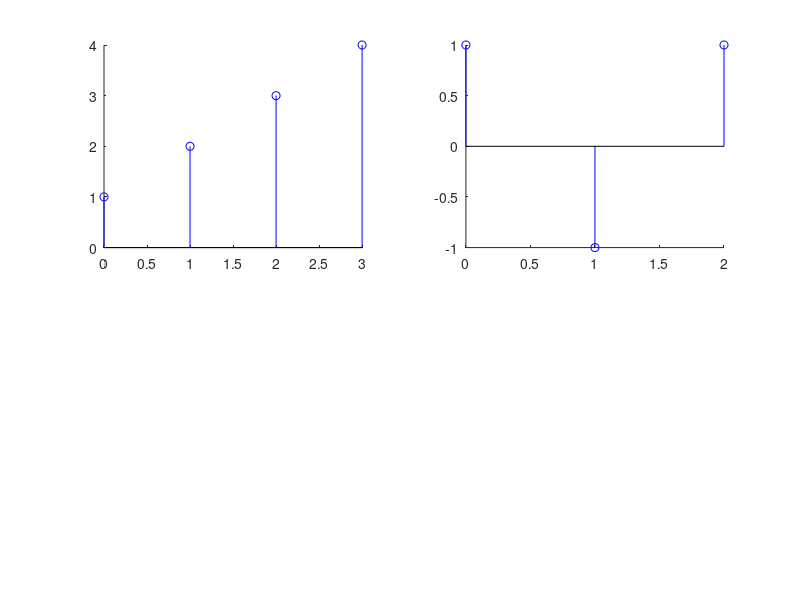

Reproduce this figure in MATLAB.
% Rachel Donati ECE 2312 Assignment 1

%function [] = assignment_1()
function assignment_1
% 
% n = 1:1:4;
% x = -2*n;
% stem(n, x, 'g')
% xlabel('Samples')
% ylabel('Sequence')
% box('off');
% title('Discrete Stem Plot')
% axis([-2 8 -10 2])

% close all;
% figure
% set(gcf, 'Position', [320 30 600 600])
% 
% x = [2 4 6 3];
% n0 = 2;
% % x(n0);
% % x(n0+2);
% % x(4);
% 
% length(x);
% time = (1:length(x))-n0;
% 
% stem(time, x, 'b') 
% xlabel('Index of n') 
% ylabel('Sequence of x[n]')
% box('off');
% 
% x = zeros(1, 20);
% x(10) = 1;
% n0 = 10;
% 
% time = (1:length(x))-n0;
% clf
% stem(time, x, 'b') 
% xlabel('Index of n') 
% ylabel('Sequence of x[n]')
% box('off');
% 
% t = 0:0.01:10;
% s = 5*sin(2*pi*2*t);
% n0 = 1;
% time = (1:length(s))-n0;
% clf
% stem(time,s, 'b') 
% xlabel('Index of n') 
% ylabel('Sequence of x[n]')
% box('off');
% %fprintf('Periodic function and the Period is 50')
% 
% t = 0:0.01:1;
% x2 = 5*exp(1j*2*pi*2*t);
% time = 1:length(x2);
% clf
% subplot(2,1,1)
% stem(time,real(x2), 'b') 
% xlabel('Index n Samples 0 - 100') 
% ylabel('Sequence of x[n]')
% box('off');
% title('Real')
% axis([0 100 -5 5]);
% 
% subplot(2,1,2)
% stem(time,imag(x2), 'b') 
% xlabel('Index n Samples 0 - 100') 
% ylabel('Sequence of x[n]')
% box('off');
% title('Imaginary')
% axis([0 100 -5 5]);
% 
% t = 1:0.01:1;
% x1 = 5*sin(2*pi*2*t);
% n0 = 1;
% x2 = 5*cos(2*pi*2*t);
% n0 = 1;
% time = 1:(length(x1));
% 
% clf
% subplot(3,2,1)
% stem(time, x1, 'g') 
% % xlabel('Index n Samples 0 - 100') 
% % ylabel('Sequence of x[n]')
% title('x1')
% box('off');
% axis([0 100 -5 5])
% 
% subplot(3,2,2)
% stem(time, x2, 'g') 
% % xlabel('Index n Samples 0 - 100') 
% % ylabel('Sequence of x[n]')
% title('x2')
% box('off');
% 
% y = x1.*x2;
% subplot
% 
% return;

x = [2 4 6 3];
clf
subplot(3,1,1)
n0 = 1;
time = (1:length(x))-n0;
stem(time, x, 'b')
xlabel('n')
ylabel('x[n]')
box('off')
title('n0=2')

subplot(3,1,2)
n0 = 2;
time = (1:length(x))-n0;
stem(time, x, 'b')
xlabel('n')
ylabel('x[n]')
box('off')
title('n0=4')

subplot(3,1,3)
n0 = 0;
time = (1:length(x))-n0;
stem(time, x, 'b')
xlabel('n')
ylabel('x[n]')
box('off')
title('n0=0')


% Convolution

x = [1 2 3 4];
h = [1 -1 1];
clf
subplot(2,2,1)
time = (1:length(x));
stem(time, x, 'b')
box('off')

subplot(2, 2, 2)
time = (1:length(h));
stem(time, h, 'b')
box('off')

subplot(2, 2, 3)
conv_x_h = conv(x, h);
time2 = (1:length(conv_x_h));
stem(time2, conv_x_h, 'g')
box('off')

subplot(2, 2, 4)
conv_h_x = conv(h, x);
time2 = (1:length(conv_h_x));
stem(time2, conv_h_x, 'g')
box('off')


clf
subplot(2,2,1)
time = (1:length(x));
stem(0:length(x)-1, x, 'b')
box('off')

subplot(2,2,2)
time = (1:length(h));
stem(0:length(h)-1, h, 'b')
box('off')


